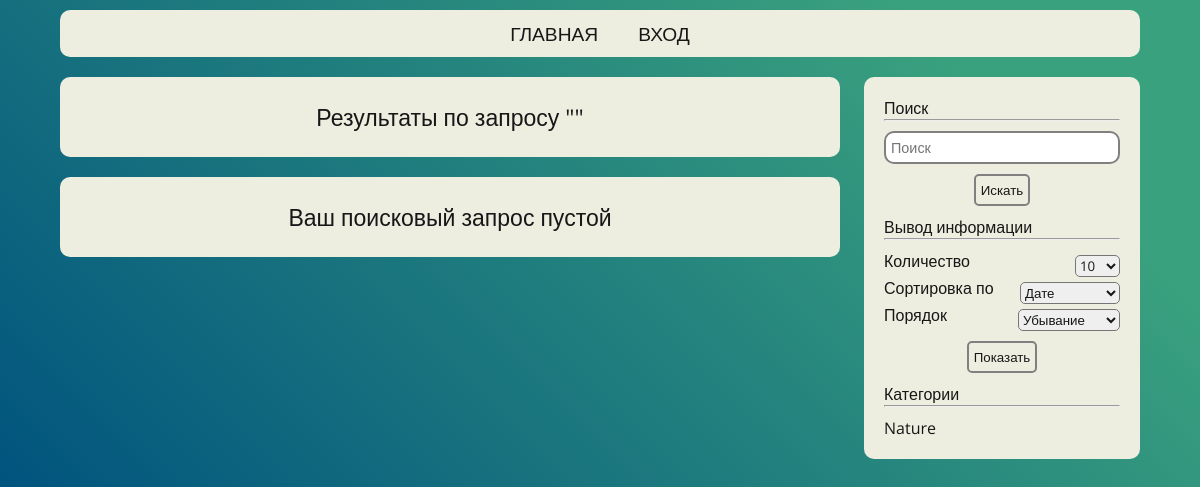
Page /pages/search-results.php on the earlier database version.
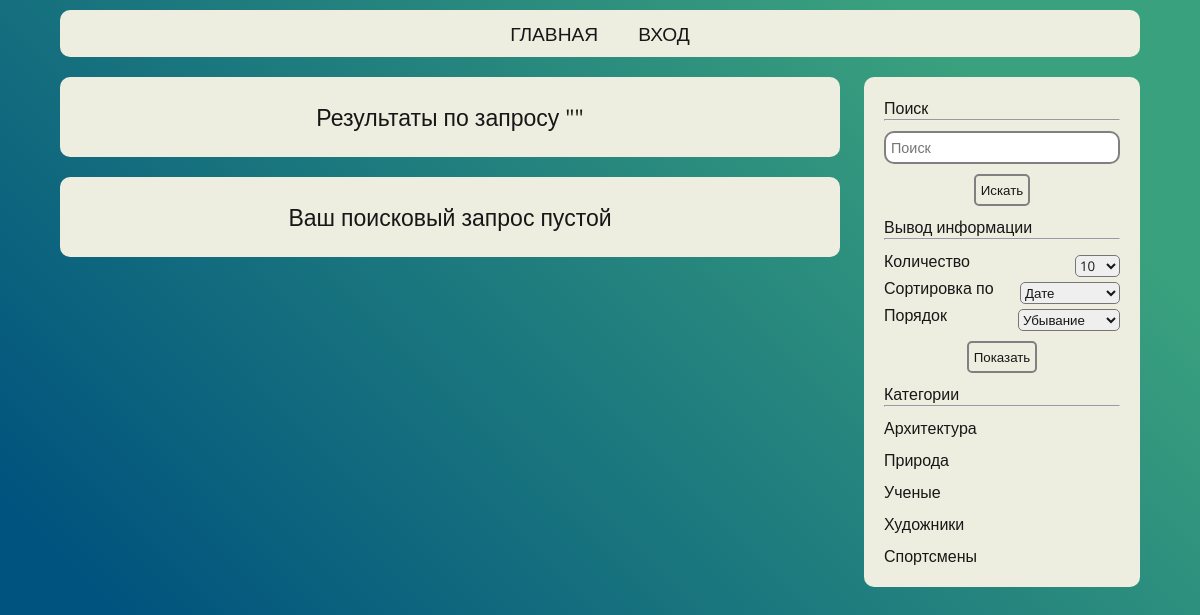
Same page on the later database version.
### tables this page shows
CREATE TABLE `categories` (
  `id` int(11) NOT NULL,
  `title` varchar(100) NOT NULL
);

### includes/aside-content.php (the view, shortened to what this page needs)
<span>Поиск</span>
	<hr>
	<form method="get" action="../pages/search-results.php" autocomplete="off">
		<div class="inline-wrapper">
			<input class="search-input" type="text" placeholder="Поиск" name="search_key" value="<?php if (isset($key)) {echo $key;} ?>" maxlength="25">
			<button class="send-button" type="submit">Искать</button>
		</div>
	</form>
	<span>Вывод информации</span>
	<hr>
	<form method="get" action="../pages/home.php">
		<div class="select-options">
			<label for="max-count">Количество</label>
			<select name="max-count">
				<option value="10" <?php if (!empty($_GET['max-count']) and $_GET['max-count'] == '10') { echo 'selected'; } ?>>10</option>
			</select>
		</div>
		<div class="select-options">
			<label for="sort_by">Сортировка по</label>
			<select name="sort_by">
				<option value="pubdate" <?php if (!empty($_GET['sort_by']) and $_GET['sort_by'] == 'pubdate') { echo 'selected'; } ?>>Дате</option>
			</select>
		</div>
		<div class="select-options">
			<label for="order">Порядок</label>
			<select name="order">
				<option value="DESC" <?php if (!empty($_GET['order']) and $_GET['order'] == 'DESC') { echo 'selected'; } ?>>Убывание</option>
			</select>
		</div>
		<button class="send-button" type="submit">Показать</button>
	</form>
	<span>Категории</span>
	<hr>
	<?php
		$categories = mysqli_query($connection, "SELECT * from `categories`");
		if (mysqli_num_rows($categories) > 0) {
			while ($category = mysqli_fetch_assoc($categories)) {
				?>
				<a href="category.php?cat=<?php echo $category['id'] ?>"><?php echo $category['title'] ?></a>
				<?php
			}
		}
	?>

Differences in the rows shown:
removed categories: title "Nature"
added categories: title "Архитектура"
added categories: title "Природа"
added categories: title "Ученые"
added categories: title "Художники"
added categories: title "Спортсмены"
